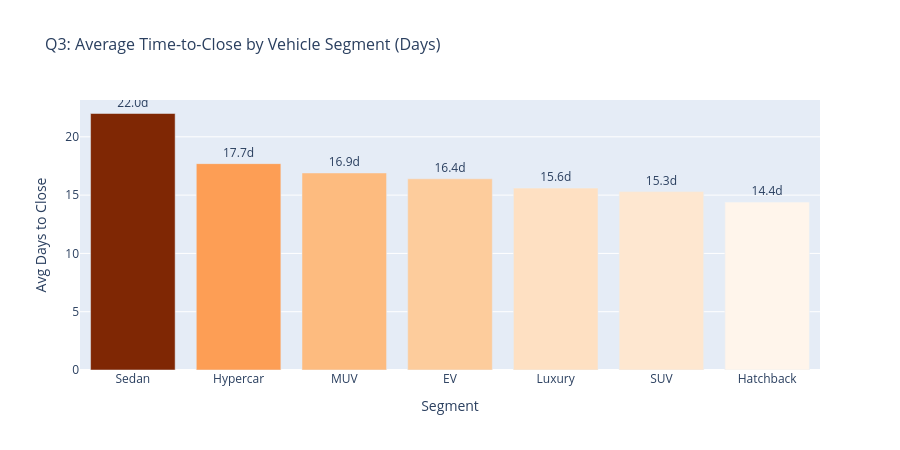

The code cell stored with this chart in its notebook:
### Code cell
seg_velocity = velocity.dropna(subset=['days_to_close']).groupby(
    'segment'
).agg(
    avg_days    = ('days_to_close', 'mean'),
    median_days = ('days_to_close', 'median'),
    min_days    = ('days_to_close', 'min'),
    max_days    = ('days_to_close', 'max'),
    count       = ('days_to_close', 'count')
).reset_index().sort_values('avg_days', ascending=False)

seg_velocity['avg_days']    = seg_velocity['avg_days'].round(1)
seg_velocity['median_days'] = seg_velocity['median_days'].round(1)

print("── Time-to-Close by Vehicle Segment ──")
print(seg_velocity.to_string(index=False))

fig1 = px.bar(
    seg_velocity,
    x='segment',
    y='avg_days',
    color='avg_days',
    color_continuous_scale='Oranges',
    title='Q3: Average Time-to-Close by Vehicle Segment (Days)',
    labels={'segment': 'Segment', 'avg_days': 'Avg Days to Close'},
    text='avg_days'
)
fig1.update_traces(texttemplate='%{text:.1f}d', textposition='outside')
fig1.update_layout(
    coloraxis_showscale=False,
    height=450,
    title_font_size=16
)
fig1.show()

### Figure 1 — Plotly figure (JSON) as saved in the notebook; plotly's stock layout.template omitted (floating-point values rounded to 4 significant figures)
{"data": [{"hovertemplate": "Segment=%{x}<br>Avg Days to Close=%{marker.color}<extra></extra>", "legendgroup": "", "marker": {"color": [22.0, 17.7, 16.9, 16.4, 15.6, 15.3, 14.4], "coloraxis": "coloraxis", "pattern": {"shape": ""}}, "name": "", "orientation": "v", "showlegend": false, "text": [22.0, 17.7, 16.9, 16.4, 15.6, 15.3, 14.4], "textposition": "outside", "texttemplate": "%{text:.1f}d", "type": "bar", "x": ["Sedan", "Hypercar", "MUV", "EV", "Luxury", "SUV", "Hatchback"], "xaxis": "x", "y": [22.0, 17.7, 16.9, 16.4, 15.6, 15.3, 14.4], "yaxis": "y"}], "layout": {"barmode": "relative", "coloraxis": {"autocolorscale": false, "colorbar": {"title": {"text": "Avg Days to Close"}}, "colorscale": [[0, "rgb(255,245,235)"], [0.125, "rgb(254,230,206)"], [0.25, "rgb(253,208,162)"], [0.375, "rgb(253,174,107)"], [0.5, "rgb(253,141,60)"], [0.625, "rgb(241,105,19)"], [0.75, "rgb(217,72,1)"], [0.875, "rgb(166,54,3)"], [1, "rgb(127,39,4)"]], "showscale": false}, "height": 450, "legend": {"tracegroupgap": 0}, "title": {"font": {"size": 16}, "text": "Q3: Average Time-to-Close by Vehicle Segment (Days)"}, "xaxis": {"anchor": "y", "domain": [0, 1], "title": {"text": "Segment"}}, "yaxis": {"anchor": "x", "domain": [0, 1], "title": {"text": "Avg Days to Close"}}}}
